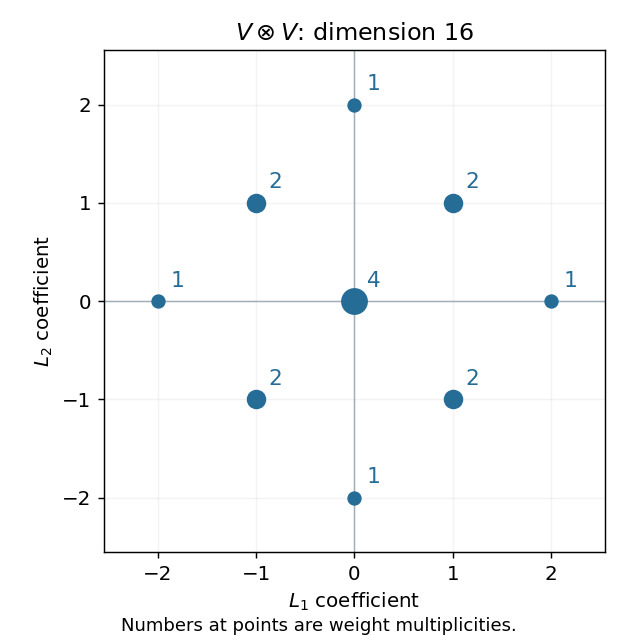

Generate this figure with Python:
"""Draw original weight diagrams; write same-basename opaque PNG to caller CWD."""
from pathlib import Path
import matplotlib
matplotlib.use("Agg")
import matplotlib.pyplot as plt
import numpy as np

plt.rcParams.update({"font.size": 11})
def finish(fig):
    fig.set_facecolor("white")
    fig.tight_layout()
    fig.savefig(Path.cwd()/(Path(__file__).stem+".png"), dpi=130,
                facecolor="white", transparent=False)
    plt.close(fig)

roots=[(2,0),(-2,0),(0,2),(0,-2),(1,1),(1,-1),(-1,1),(-1,-1)]
def panel(ax,weights,title,highest=None):
    ax.set_aspect("equal")
    ax.axhline(0,lw=.8,color="#9faeb8");ax.axvline(0,lw=.8,color="#9faeb8")
    ax.set(xlim=(-2.55,2.55),ylim=(-2.55,2.55),xticks=range(-2,3),yticks=range(-2,3),
           xlabel=r"$L_1$ coefficient",ylabel=r"$L_2$ coefficient",title=title)
    ax.grid(alpha=.15)
    for (x,y),multiplicity in weights.items():
        color="#ae3f35" if highest==(x,y) else "#256c96"
        ax.scatter([x],[y],s=48*multiplicity,color=color,zorder=3)
        ax.annotate(str(multiplicity),(x,y),xytext=(7,8),textcoords="offset points",
                    color=color,fontsize=12)

fig,ax=plt.subplots(figsize=(4.9,4.9))
panel(ax,{(2, 0): 1, (-2, 0): 1, (0, 2): 1, (0, -2): 1, (1, 1): 2, (1, -1): 2, (-1, 1): 2, (-1, -1): 2, (0, 0): 4},'$V\\otimes V$: dimension 16')
fig.text(.5,.01,"Numbers at points are weight multiplicities.",ha="center",fontsize=10)
finish(fig)
